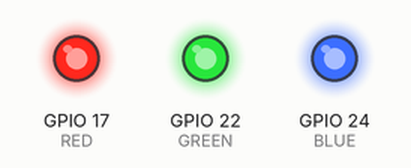
This program was run on a simulated Raspberry Pi (BCM pin numbers). Parts: output pins drawn as LEDs (lit = HIGH). At 0.0 s the program stops and its outputs stay as they are.

Above: at 0.1 s.
Timing chart, 0 to 1.5 s (numbered marks = the images above):
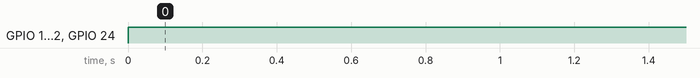

Measured:
- by itself, GPIO 17 (RED), GPIO 22 (GREEN), GPIO 24 (BLUE): LOW → HIGH at 0.00 s

The program:

test.py
```python
import RPi.GPIO as GPIO

GPIO.setmode(GPIO.BCM)

RED = 17
GREEN = 22
BLUE = 24

GPIO.setup(RED, GPIO.OUT)
GPIO.output(RED, 128)
GPIO.setup(GREEN, GPIO.OUT)
GPIO.output(GREEN, 128)
GPIO.setup(BLUE, GPIO.OUT)
GPIO.output(BLUE, 128)
```
